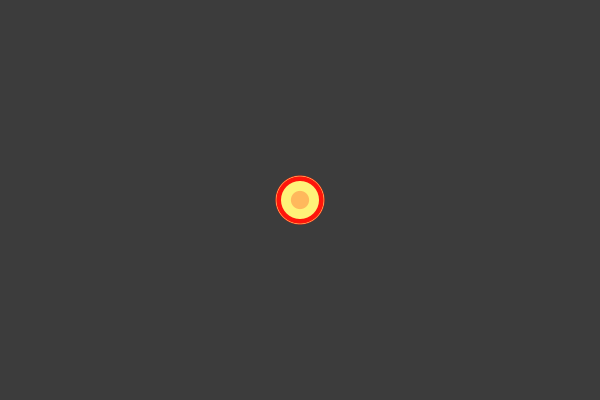
Frame 1 (no input)
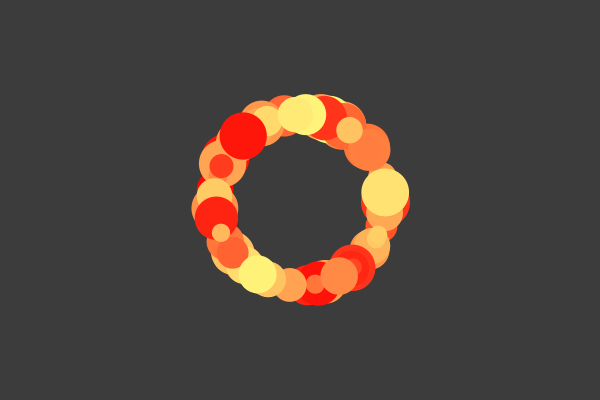
Frame 60 (the mouse pressed at the canvas centre just before this capture)
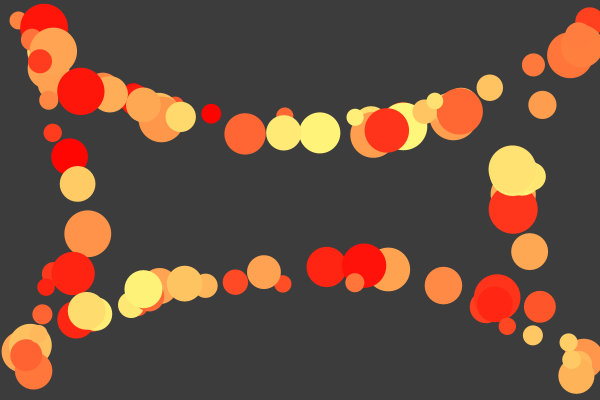
Frame 120 (the mouse held since frame 60 and released just before this capture)

The Processing sketch that drew these frames (run headless with seeded random() and noise(); from frame 60 on, the mouse is pressed at the canvas centre):

// Processing sketch: processing_13079
// ── processing_13079.pde

int num=99;//ball number
Ball[] ball=new Ball[num];

// Global gravity variable
float gravity = 0.05;  
int track=50;
float[] dir=new float[num];
int[] c=new int[num];

void setup() { 
  size(600,400); 
  smooth();
// Create ball objects
for (int i=0;i<num;i++){
  ball[i] = new Ball(width/2,height/2,50);
  dir[i]=random(-PI,PI); //initial move directions;
  c[i]=int(random(0,255)); //balls colors;
}
} 

void draw() { 
  background(60); 
  
 for (int i=0;i<num;i++){
  // Display ball objects
  ball[i].display(c[i]);
  // Move ball objects
  ball[i].update(dir[i]);
} 
}

class Ball{
  float x;       // x location of square 
  float y;       // y location of square 
  float speed;   // speed of square 
  float w;       // size
  //change move direction when hit boundarys
  int jumpx=0; 
  int jumpy=0;
  
  // Ball constuctor
  Ball(float tempX, float tempY, float tempW) {
    x = tempX;
    y = tempY;
    w = random(tempW/3,tempW);
    speed = 0;
  }

  void display(int co) {
    // Display the square 
    noStroke(); 
    fill(255,co,co/2); 
    ellipse(x,y,w,w); 
    } 

  void update(float d) {
    // Add speed to location
    x = x + cos(d)*speed*pow(-1,jumpx); 
    y = y + sin(d)*speed*pow(-1,jumpy); 
   
    // Add gravity to speed
    speed = speed + gravity; 
    // If square reaches the bottom 
    // Reverse speed 
    if (y > height-w/2) { 
      speed = speed * -1; 
      jumpx=jumpx+1;
    } 
    if (y < w/2) { 
      speed = speed * -1; 
      jumpx=jumpx+1;
    } 
    if (x >width- w/2) { 
      speed = speed * -1; 
      jumpy=jumpy+1;
    } 
    if (x < w/2) { 
      speed = speed * -1; 
      jumpy=jumpy+1;
    } 
  }
}

void mouseDragged(){
  for (int i=0;i<num;i++){
  dir[int(random(0,num))]= atan2(mouseY-height/2, mouseX-width/2);
}
}

                
                                                                
